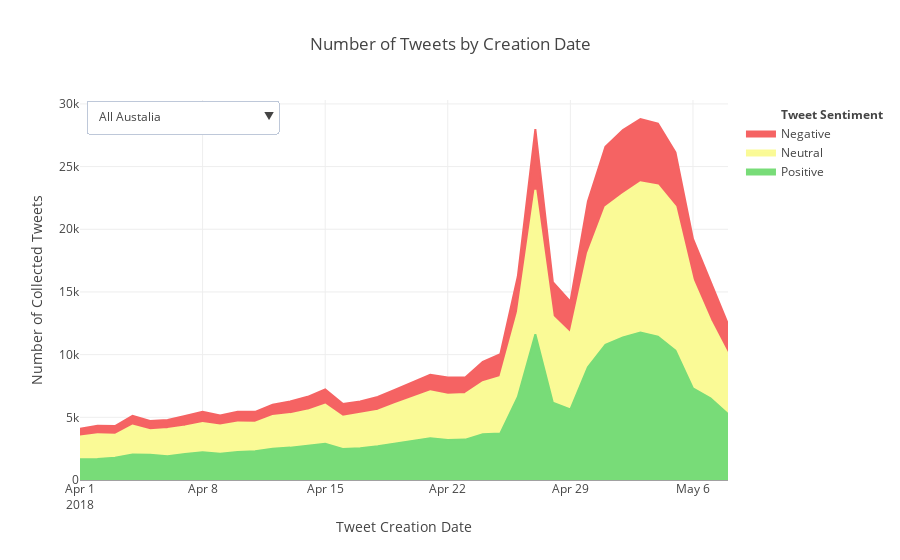

Here is the notebook cell this chart was saved with:
### Code cell
plot_area_chart(plot_df, graph_title = 'Number of Tweets by Creation Date')
